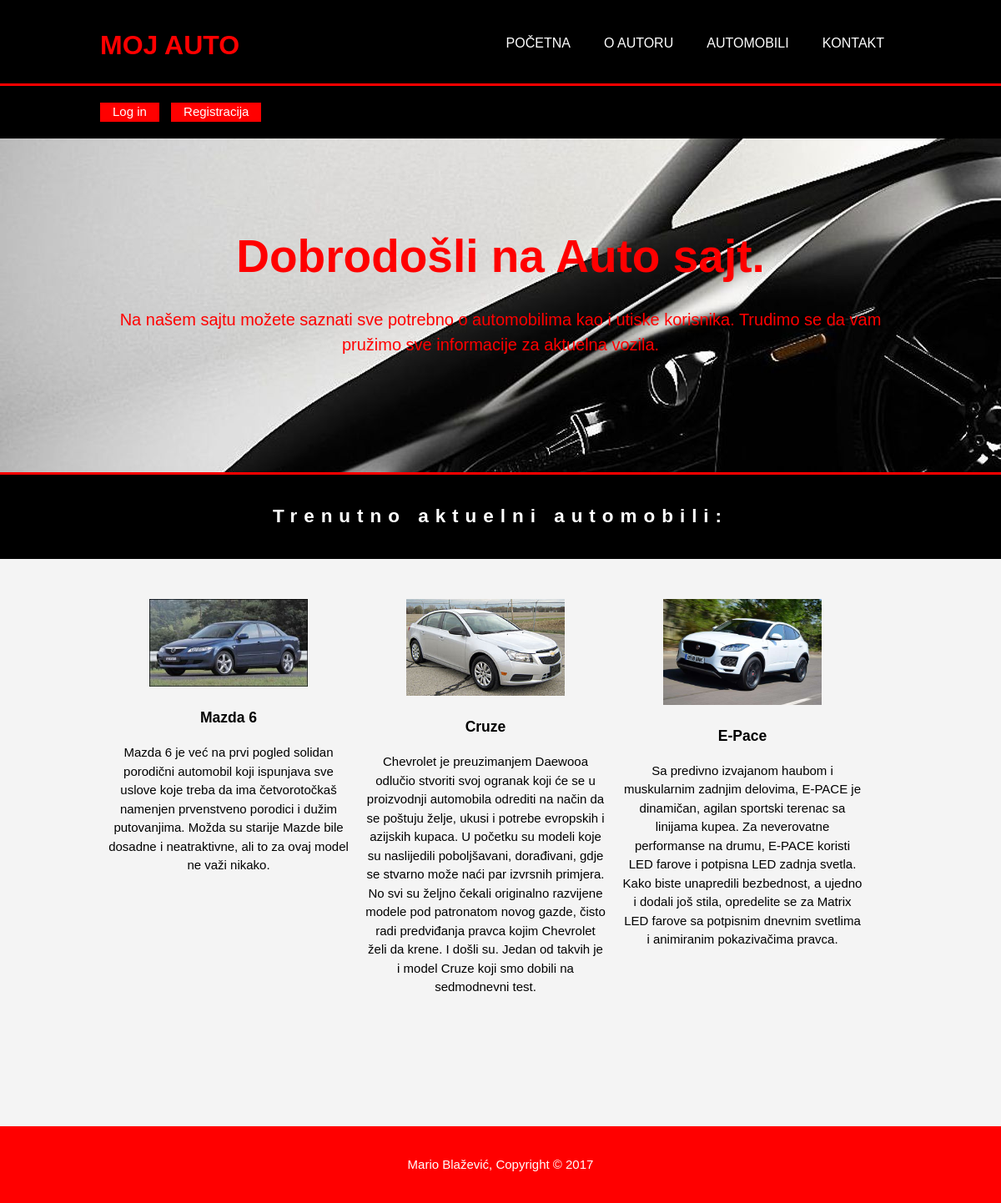
The page / on the database its author committed.
### tables this page shows
CREATE TABLE `meni` (
  `idMeni` int(11) NOT NULL,
  `naziv` varchar(50) NOT NULL,
  `naslov` varchar(30) NOT NULL
);

CREATE TABLE `auto` (
  `idAuto` int(255) NOT NULL,
  `idModel` int(30) NOT NULL,
  `slika` varchar(255) NOT NULL,
  `opis` text NOT NULL,
  `datum` datetime NOT NULL DEFAULT CURRENT_TIMESTAMP,
  `Anaslov` varchar(255) NOT NULL
);

CREATE TABLE `model` (
  `idModel` int(50) NOT NULL,
  `naziv` varchar(30) NOT NULL,
  `idMarka` int(30) NOT NULL
);

### views/recent.php (the view, shortened to what this page needs)
<section id="boxes">
      <div class="container">
        <?php
            $upit = "SELECT * FROM auto a inner join model m on a.idModel=m.idModel ORDER by datum DESC LIMIT 0,3";
            $rezultat = $conn->query($upit);
            if($rezultat){
                $podaci = $rezultat->fetchAll();
                foreach($podaci as $podatak){
                    echo "<div class='box'>
                    <img src='".$podatak->slika."'>
                    <h3>$podatak->naziv</h3>
                    <p>$podatak->opis</p>
                </div>";
                }
            }
        ?>
      </div>
</section>

### views/head.php (shortened to what this page needs)
<!DOCTYPE html>
<html>
  <head>
    <link rel="stylesheet" href="./css/style.css">
  </head>
  <body>

### views/header.php
<header>
      <div class="container">
        <div id="branding">
        <a href="index.php"><h1><span class="highlight">Moj Auto</span></h1></a>
        </div>
        <nav>
          <ul>
          <?php
            include('./modules/conn.php');
            $upit = "select * from meni";
            $izvrsenje = $conn->query($upit);
            if($izvrsenje){
              $podaci = $izvrsenje->fetchAll();
              foreach($podaci as $podatak){
                echo "<li><a href='index.php?page=$podatak->naziv'>".$podatak->naslov."</a></li>";
              }
            }
          ?>
          </ul>
        </nav>
      </div>
</header>

### views/user.php (shortened to what this page needs)
<div id="users">
    <div class="container">
    <?php
        if(!isset($_SESSION['korisnik'])){
        echo "
        <a href='index.php?page=login' class='link'>Log in</a>
        <a href='index.php?page=register' class='link'>Registracija</a>
            ";
        }else{
        echo "<a href='index.php?page=logout' class='link'>Log out</a>";
        }
    ?>
    </div>
</div>

### index.php (shortened to what this page needs)
<?php
    include('views/head.php');
    include('views/header.php');
    include('views/user.php');
    if(isset($_GET['page'])){
        $page=$_GET['page'];
        switch($page){
            case "home" : include('views/showcase.php');
                        include('views/search.php');
                        include('views/recent.php'); break;
            case "cars" : include('views/cars.php'); break;
            case "car" : include('modules/car.php'); break;
            case "contact" : include('views/contact.php');  break;
            case "register" : include('views/register.php'); break;
            case "services" : include('views/services.php'); break;
            case "register" : include('views/register.php'); break;
            case "login" : include('views/login.php'); break;
            case "logout" : include('modules/logout.php'); break;
            case "about" : include('views/author.php'); break;
        }
    }else{
        include('views/showcase.php');
        include('views/search.php');
        include('views/recent.php');
    }
    include('views/footer.php');
?>

### views/showcase.php
<section id="showcase">
      <div class="container">
        <h1>Dobrodošli na Auto sajt.</h1>
        <p>Na našem sajtu možete saznati sve potrebno o automobilima kao i utiske korisnika. Trudimo se da vam pružimo sve informacije za aktuelna vozila. </p>
      </div>
    </section>

### views/search.php
<section id="newsletter">
      <div class="container">
        <h1 id="aktuelno">Trenutno aktuelni automobili:</h1>
      </div>
</section>

### views/footer.php (shortened to what this page needs)
<footer>
      <p>Mario Blažević, Copyright &copy; 2017</p>
    </footer>
  </body>
</html>

### css/style.css (style rules this page uses)
body { font: 15px/1.5 Arial, Helvetica,sans-serif; padding:0; margin:0; background-color:#f4f4f4; }
.container { width:80%; margin:auto; overflow:hidden; }
ul { margin:0; padding:0; }
a { text-decoration: none; color:black; }
header { background:black; color:#ffffff; padding-top:30px; min-height:70px; border-bottom:red 3px solid; }
header a { color:#ffffff; text-decoration:none; text-transform: uppercase; font-size:16px; }
header li { float:left; display:inline; padding: 0 20px 0 20px; }
header #branding { float:left; }
header #branding h1 { margin:0; }
header nav { float:right; margin-top:10px; }
header .highlight, header .current a { color:red; font-weight:bold; }
#users { background: black; padding:20px 0; }
.link { text-decoration: none; background: red; padding: 15px; color: white; margin-right: 10px; }
#showcase { min-height:400px; background:url('../img/showcase.jpeg') no-repeat 0 ; text-align:center; color:#ffffff; border-bottom:red 3px solid; }
#aktuelno { text-align: center; }
#showcase h1 { margin-top:100px; font-size:55px; margin-bottom:10px; color:red; }
#showcase p { font-size:20px; color:red; }
#newsletter { padding:15px; color:#ffffff; background:black }
#boxes { margin-top:20px; }
#boxes .box { float:left; text-align: center; width:30%; padding:10px; }
#boxes .box img { width:190px; }
footer { margin-top:130px; padding:20px; color:#ffffff; background-color:red; text-align: center; }

### rows shown on the page
meni: naslov "POČETNA"
meni: naslov "O AUTORU"
meni: naslov "AUTOMOBILI"
meni: naslov "KONTAKT"
auto: slika (picture), idModel.naziv "Mazda 6", opis "Mazda 6 je već na prvi pogled solidan porodični automobil koji ispunjava sve uslove koje treba da ima četvorotočkaš namenjen prvenstveno porodici i dužim putovanjima. Možda su starije Mazde bile dosadne i neatraktivne, ali to za ovaj model ne važi nikako."
auto: slika (picture), idModel.naziv "Cruze", opis "Chevrolet je preuzimanjem Daewooa odlučio stvoriti svoj ogranak koji će se u proizvodnji automobila odrediti na način da se poštuju želje, ukusi i potrebe evropskih i azijskih kupaca. U početku su modeli koje su naslijedili poboljšavani, dorađivani, gdje se stvarno može naći par izvrsnih primjera. No svi su željno čekali originalno razvijene modele pod patronatom novog gazde, čisto radi predviđanja pravca kojim Chevrolet želi da krene. I došli su. Jedan od takvih je i model Cruze koji smo dobili na sedmodnevni test."
auto: slika (picture), idModel.naziv "E-Pace", opis "Sa predivno izvajanom haubom i muskularnim zadnjim delovima, E‑PACE je dinamičan, agilan sportski terenac sa linijama kupea. Za neverovatne performanse na drumu, E‑PACE koristi LED farove i potpisna LED zadnja svetla. Kako biste unapredili bezbednost, a ujedno i dodali još stila, opredelite se za Matrix LED farove sa potpisnim dnevnim svetlima i animiranim pokazivačima pravca."
